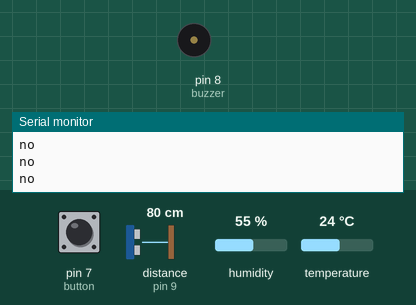
Recording of a sketch running on a simulated Arduino Uno, built with avr-gcc and run on an emulated ATmega328P. Parts: buzzer (waves = sounding), the last lines printed to the serial monitor. Inputs (shaded band) come from the test bench; at power-on: pin 7 (button) LOW, distance to the obstacle (sensor on pin 9) 80 cm, temperature 24 °C, humidity 55 %. The echo pulse lasts 58.3 µs per cm.

Above: at 2.3 s.
2.4 s: pin 7 (button) pulled HIGH for 0.65 s
4.7 s: distance to the obstacle (sensor on pin 9) set to 74 cm
6.2 s: distance to the obstacle (sensor on pin 9) set to 66 cm
At 7.52 s:
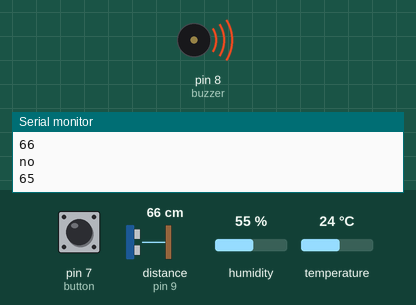
11.4 s: temperature set to 12 °C
At 13.3 s:
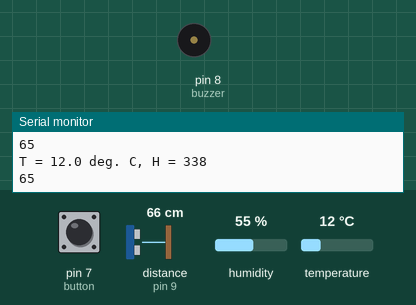
14.9 s: temperature set to 19 °C
18.4 s: distance to the obstacle (sensor on pin 9) set to 32 cm
21.9 s: distance to the obstacle (sensor on pin 9) set to 27 cm
Timing chart, 0 to 24.5 s (numbered marks = the images above; inputs shaded):
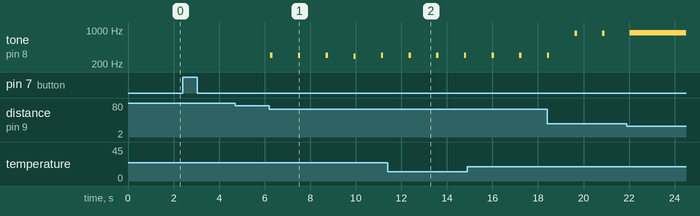

The sketch:

sensore_di_parcheggio_commentato.ino
```cpp
#include <LiquidCrystal.h>     //inclusione della libreria contenente i comandi necessari per l'uso del display LCD

#include <dht_nonblocking.h>
#define DHT_SENSOR_TYPE DHT_TYPE_11

static const int DHT_SENSOR_PIN = 13;
DHT_nonblocking dht_sensor( DHT_SENSOR_PIN, DHT_SENSOR_TYPE );

const int triggerPort = 10;            //assegnazione delle porte
const int echoPort = 9;
const int led = 1;
const int button = 7;
const int ledRetromarcia = 6;
const int buzzer = 8;

LiquidCrystal lcd(12, 11, 5, 4, 3, 2);  //assegnazione delle porte del display LCD

static bool measure_environment( float *temperature, float *humidity )
{
  static unsigned long measurement_timestamp = millis( );

  /* Measure once every four seconds. */
  if( millis( ) - measurement_timestamp > 3000ul )
  {
    if( dht_sensor.measure( temperature, humidity ) == true )
    {
      measurement_timestamp = millis( );
      return( true );
    }
  }

  return( false );
}

void setup(){
  pinMode(triggerPort, OUTPUT);         //inizializzazione delle porte
  pinMode(echoPort, INPUT);
  pinMode(led, OUTPUT);
  pinMode(button, INPUT);
  Serial.begin(9600);
}

unsigned long t1, dt;                    //variabili che servono per misurare il tempo
int tblink = 100;                        //variabile che serve a definire il tempo di lampeggio del led
int statoled = LOW;                      //variabile che serve a modificare lo stato del led
int freq = 220;                          //variabile che serve per generare il tono iniziale del buzzer
int stato = LOW;                         //variabile che indica se la retromarcia (pressione del bottone) è stata inserita


void loop(){
  float temperature;
  float humidity;
  long velocita;
  delay(500);
  if( measure_environment( &temperature, &humidity ) == true )
    {
      Serial.print( "T = " );
      Serial.print( temperature, 1 );
      Serial.print( " deg. C, H = " );
      velocita = (331.45+(0.62*temperature));
      Serial.println(velocita);
    } else {
      Serial.println("no");
      velocita = 340;
    }


  if(digitalRead(button) == HIGH){        // controllo se in bottone è stato premuto o meno
    stato=!stato;                         //cambio lo stato del pulsante
    delay(100);
  }

  if(stato == HIGH){                      //se il bottone è stato premuto...
      digitalWrite(ledRetromarcia,HIGH);  // accendo i led della retromarcia
      long distanza = misura(velocita);           //richiamo la funzione misura() che restituisce il valore misurato dal sensore in cm
      lcd.setCursor(0,1);                 //stampiamo i valori sul display LCD
      lcd.clear();
      lcd.print("distanza cm:");
      lcd.print(distanza);

    if(distanza < 30){                    // se la distanza rilevata è inferiore a 30 cm...
      digitalWrite(led, HIGH);            // il led non lampeggia ma resta accesso fisso
      tone(buzzer, 880);                  //il buzzer suona in modo continuo
      lcd.setCursor(0,1);
      lcd.print("WARNING!");              //stampiamo il messaggio di pericolo sul display LCD

    }else if (distanza > 70){             //se la distanza è maggiore di 70 cm...
       digitalWrite(led, LOW);            //il led resta spento
       noTone(buzzer);                    //il buzzer non suona

    }else{
      tblink = map(distanza, 30, 70, 30, 300); //mappo il tempo di lampeggiamento del led in funzione della distanza rilevata
      freq = map(distanza, 30, 70, 880, 220);  //mappo la frequenza di risonanza del buzzer in funzione della distanza rilevata
      dt = millis() - t1;                 //uso la funzione millis() per far lampeggiare il led dato che millis() sarà sempre maggiore di t1

      if(dt >= tblink){                   //una volta raggiunto il tempo di lampeggiamento...
        statoled = !statoled;             //cambio lo stato del led e lo stampo
        digitalWrite(led, statoled);
        t1 = millis();                    //pongo t1 pari a millis()

        if(statoled){                     //se il led è acceso...
          tone(buzzer, freq, 100);        //il buzzer suona

        }else{
          noTone(buzzer);                 //spengo il buzzer
        }
      }
    }
    delay(100);
  }
   else{                               //se la retormarcia viene disattivata...
    digitalWrite(ledRetromarcia,LOW);  //i led si spengono
    digitalWrite(led,LOW);
    noTone(buzzer);                    //il buzzer non suona
    lcd.setCursor(0,1);
    lcd.print("E' DISATTIVATO");       //viene stampato il seguente messaggio
  }
}


long misura(long velocita) {
  digitalWrite(triggerPort,LOW);       //porta a LOW il pin del trigger
  digitalWrite(triggerPort,HIGH);      //invia un impulso di 10 microsecondi sul pin del trigger
  delayMicroseconds(10);
  digitalWrite(triggerPort, LOW);

  //long velocita;
  /*
  if( measure_environment( &temperature, &humidity ) == true )
  {
    Serial.print( "T = " );
    Serial.print( temperature, 1 );
    Serial.print( " deg. C, H = " );
    velocita = (331.45+(0.62*temperature));
  }else{
    Serial.println("NO");
    velocita = 340;
  }*/

  long durata = pulseIn(echoPort,HIGH); //la funzione pulseIn() misura il tempo che una porta impiega a passare da uno stato LOW a uno HIGH o viceversa. Restituisce il tempo in microsecondi
  long distanza = (velocita*0.0001)*durata/2;       //calcolo la distanza misurata facendo la velocità del suono espressa in cm/s moltiplicata per il tempo che il suono ha impiegato a ritornare al sensore diviso 2 dato che il suono percorre la stessa distanza sia all'andata che al ritorno
  Serial.println(distanza);
  return distanza;                      //restituisco la distnaza in cm

}
```

Measured:
- the behaviour switches between 72 and 71 cm on distance to the obstacle (sensor on pin 9) (found by bisection; images 0 and 1)
- after the input at 6.2 s, tone on pin 8 (buzzer): plays 303 Hz for 0.10 s, 303 Hz for 0.10 s, 303 Hz for 0.10 s, 286 Hz for 0.10 s, 303 Hz for 0.10 s, starting after 0.06 s
